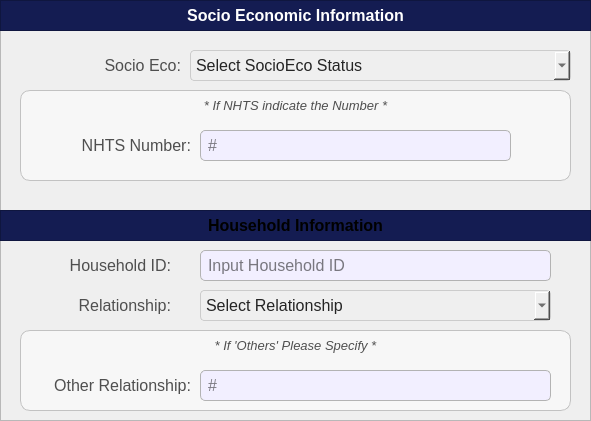
  <widget class="QFrame" name="basePopUpBodyFrame_2">
   <property name="geometry">
    <rect>
     <x>20</x>
     <y>60</y>
     <width>591</width>
     <height>421</height>
    </rect>
   </property>
   <property name="styleSheet">
    <string notr="true">#basePopUpBodyFrame_2 {
	background-color: rgb(247, 247, 247);
	border: 1px solid rgb(194, 194, 194);
	border-radius: 10px;
}</string>
   </property>
   <property name="frameShape">
    <enum>QFrame::Shape::StyledPanel</enum>
   </property>
   <property name="frameShadow">
    <enum>QFrame::Shadow::Raised</enum>
   </property>
   <widget class="QFrame" name="basePopUpTitleFrame_2">
    <property name="geometry">
     <rect>
      <x>0</x>
      <y>0</y>
      <width>591</width>
      <height>31</height>
     </rect>
    </property>
    <property name="styleSheet">
     <string notr="true">#basePopUpTitleFrame_2 {
	background-color: #141c52;
}</string>
    </property>
    <property name="frameShape">
     <enum>QFrame::Shape::StyledPanel</enum>
    </property>
    <property name="frameShadow">
     <enum>QFrame::Shadow::Raised</enum>
    </property>
    <widget class="QLabel" name="label_title">
     <property name="geometry">
      <rect>
       <x>0</x>
       <y>0</y>
       <width>591</width>
       <height>31</height>
      </rect>
     </property>
     <property name="font">
      <font>
       <family>Arial</family>
       <pointsize>12</pointsize>
       <bold>true</bold>
      </font>
     </property>
     <property name="styleSheet">
      <string notr="true">#label_title{
	background-color:transparent;
	color: rgb(255, 255, 255);
}</string>
     </property>
     <property name="text">
      <string>Socio Economic Information</string>
     </property>
     <property name="alignment">
      <set>Qt::AlignmentFlag::AlignCenter</set>
     </property>
    </widget>
   </widget>
   <widget class="QComboBox" name="register_citizen_comboBox_SocEcoStat">
    <property name="geometry">
     <rect>
      <x>190</x>
      <y>50</y>
      <width>381</width>
      <height>31</height>
     </rect>
    </property>
    <property name="font">
     <font>
      <family>Arial</family>
      <pointsize>12</pointsize>
     </font>
    </property>
    <property name="styleSheet">
     <string notr="true">#register_citizen_comboBox_SocEcoStat{
	background-color: rgb(239, 239, 239); /* Correct property name */
    color: #242424; /* Set text color to black for better contrast */
    border: 1px solid #ccc; /* Optional: Add a light border */
    padding: 5px; /* Optional: Add some padding */
    border-radius: 4px; /* Optional: Rounded corners */
}</string>
    </property>
    <property name="placeholderText">
     <string>Select SocioEco Status</string>
    </property>
    <property name="duplicatesEnabled">
     <bool>false</bool>
    </property>
    <item>
     <property name="text">
      <string>NHTS 4Ps</string>
     </property>
    </item>
    <item>
     <property name="text">
      <string>NHTS Non-4Ps</string>
     </property>
    </item>
    <item>
     <property name="text">
      <string>Non NHTS</string>
     </property>
    </item>
   </widget>
   <widget class="QLabel" name="register_citizen_labelSocEcoStat">
    <property name="geometry">
     <rect>
      <x>30</x>
      <y>50</y>
      <width>151</width>
      <height>31</height>
     </rect>
    </property>
    <property name="font">
     <font>
      <family>Arial</family>
      <pointsize>12</pointsize>
     </font>
    </property>
    <property name="styleSheet">
     <string notr="true">#register_citizen_labelSocEcoStat {
	background-color: transparent;
	color: #4f4f4f;
}
</string>
    </property>
    <property name="text">
     <string>Socio Eco:</string>
    </property>
    <property name="alignment">
     <set>Qt::AlignmentFlag::AlignRight|Qt::AlignmentFlag::AlignTrailing|Qt::AlignmentFlag::AlignVCenter</set>
    </property>
   </widget>
   <widget class="QFrame" name="basePopUpBodyFrame_4">
    <property name="geometry">
     <rect>
      <x>20</x>
      <y>90</y>
      <width>551</width>
      <height>91</height>
     </rect>
    </property>
    <property name="styleSheet">
     <string notr="true">#basePopUpBodyFrame_4 {
	background-color: rgb(247, 247, 247);
	border: 1px solid rgb(194, 194, 194);
	border-radius: 10px;
}</string>
    </property>
    <property name="frameShape">
     <enum>QFrame::Shape::StyledPanel</enum>
    </property>
    <property name="frameShadow">
     <enum>QFrame::Shadow::Raised</enum>
    </property>
    <widget class="QLabel" name="labelNote_3">
     <property name="geometry">
      <rect>
       <x>0</x>
       <y>0</y>
       <width>551</width>
       <height>31</height>
      </rect>
     </property>
     <property name="font">
      <font>
       <family>Arial</family>
       <pointsize>10</pointsize>
       <italic>true</italic>
       <bold>false</bold>
      </font>
     </property>
     <property name="styleSheet">
      <string notr="true">#labelNote_3 {
	background-color: transparent;
	color: #4f4f4f;
}
</string>
     </property>
     <property name="text">
      <string>* If NHTS indicate the Number *</string>
     </property>
     <property name="alignment">
      <set>Qt::AlignmentFlag::AlignCenter</set>
     </property>
    </widget>
    <widget class="QLabel" name="register_citizen_labelNHTSNum">
     <property name="geometry">
      <rect>
       <x>10</x>
       <y>40</y>
       <width>161</width>
       <height>31</height>
      </rect>
     </property>
     <property name="font">
      <font>
       <family>Arial</family>
       <pointsize>12</pointsize>
       <bold>false</bold>
      </font>
     </property>
     <property name="styleSheet">
      <string notr="true">#register_citizen_labelNHTSNum {
	background-color: transparent;
	color: #4f4f4f;
}
</string>
     </property>
     <property name="text">
      <string>NHTS Number:</string>
     </property>
     <property name="alignment">
      <set>Qt::AlignmentFlag::AlignRight|Qt::AlignmentFlag::AlignTrailing|Qt::AlignmentFlag::AlignVCenter</set>
     </property>
    </widget>
    <widget class="QLineEdit" name="register_citizen_NHTSNum">
     <property name="geometry">
      <rect>
       <x>180</x>
       <y>40</y>
       <width>311</width>
       <height>31</height>
      </rect>
     </property>
     <property name="font">
      <font>
       <family>Arial</family>
       <pointsize>12</pointsize>
      </font>
     </property>
     <property name="styleSheet">
      <string notr="true">#register_citizen_NHTSNum{
	border: 1px solid #b3b3b3;  /* Black border */
    border-radius: 5px;        /* Rounded corners */
    padding: 5px;               /* Inner spacing */
    background-color: #f2efff;  /* Gray background */
    color: #000000; 
}

</string>
     </property>
     <property name="text">
      <string/>
     </property>
     <property name="maxLength">
      <number>30</number>
     </property>
     <property name="placeholderText">
      <string>#</string>
     </property>
    </widget>
   </widget>
   <widget class="QFrame" name="basePopUpTitleFrame_4">
    <property name="geometry">
     <rect>
      <x>0</x>
      <y>210</y>
      <width>591</width>
      <height>31</height>
     </rect>
    </property>
    <property name="styleSheet">
     <string notr="true">#basePopUpTitleFrame_4 {
	background-color: #141c52;
}</string>
    </property>
    <property name="frameShape">
     <enum>QFrame::Shape::StyledPanel</enum>
    </property>
    <property name="frameShadow">
     <enum>QFrame::Shadow::Raised</enum>
    </property>
    <widget class="QLabel" name="label_title_2">
     <property name="geometry">
      <rect>
       <x>0</x>
       <y>0</y>
       <width>591</width>
       <height>31</height>
      </rect>
     </property>
     <property name="font">
      <font>
       <family>Arial</family>
       <pointsize>12</pointsize>
       <bold>true</bold>
      </font>
     </property>
     <property name="styleSheet">
      <string notr="true">#label_title{
	background-color:transparent;
	color: rgb(255, 255, 255);
}</string>
     </property>
     <property name="text">
      <string>Household Information</string>
     </property>
     <property name="alignment">
      <set>Qt::AlignmentFlag::AlignCenter</set>
     </property>
    </widget>
   </widget>
   <widget class="QLabel" name="register_citizen_labelHouseholdID">
    <property name="geometry">
     <rect>
      <x>40</x>
      <y>250</y>
      <width>131</width>
      <height>31</height>
     </rect>
    </property>
    <property name="font">
     <font>
      <family>Arial</family>
      <pointsize>12</pointsize>
     </font>
    </property>
    <property name="styleSheet">
     <string notr="true">#register_citizen_labelHouseholdID {
	background-color: transparent;
	color: #4f4f4f;
}
</string>
    </property>
    <property name="text">
     <string>Household ID:</string>
    </property>
    <property name="alignment">
     <set>Qt::AlignmentFlag::AlignRight|Qt::AlignmentFlag::AlignTrailing|Qt::AlignmentFlag::AlignVCenter</set>
    </property>
   </widget>
   <widget class="QLineEdit" name="register_citizen_HouseholdID">
    <property name="geometry">
     <rect>
      <x>200</x>
      <y>250</y>
      <width>351</width>
      <height>31</height>
     </rect>
    </property>
    <property name="font">
     <font>
      <family>Arial</family>
      <pointsize>12</pointsize>
     </font>
    </property>
    <property name="styleSheet">
     <string notr="true">#register_citizen_HouseholdID{
	border: 1px solid #b3b3b3;  /* Black border */
    border-radius: 5px;        /* Rounded corners */
    padding: 5px;               /* Inner spacing */
    background-color: #f2efff;  /* Gray background */
    color: #000000; 
}

</string>
    </property>
    <property name="text">
     <string/>
    </property>
    <property name="maxLength">
     <number>30</number>
    </property>
    <property name="placeholderText">
     <string>Input Household ID</string>
    </property>
   </widget>
   <widget class="QComboBox" name="register_citizen_comboBox_Relationship">
    <property name="geometry">
     <rect>
      <x>200</x>
      <y>290</y>
      <width>351</width>
      <height>31</height>
     </rect>
    </property>
    <property name="font">
     <font>
      <family>Arial</family>
      <pointsize>12</pointsize>
     </font>
    </property>
    <property name="styleSheet">
     <string notr="true">#register_citizen_comboBox_Relationship{
	background-color: rgb(239, 239, 239); /* Correct property name */
    color: #242424; /* Set text color to black for better contrast */
    border: 1px solid #ccc; /* Optional: Add a light border */
    padding: 5px; /* Optional: Add some padding */
    border-radius: 4px; /* Optional: Rounded corners */
}</string>
    </property>
    <property name="placeholderText">
     <string>Select Relationship</string>
    </property>
    <property name="duplicatesEnabled">
     <bool>false</bool>
    </property>
    <item>
     <property name="text">
      <string>Head</string>
     </property>
    </item>
    <item>
     <property name="text">
      <string>Spouse</string>
     </property>
    </item>
    <item>
     <property name="text">
      <string>Son</string>
     </property>
    </item>
    <item>
     <property name="text">
      <string>Daugther</string>
     </property>
    </item>
    <item>
     <property name="text">
      <string>Others</string>
     </property>
    </item>
   </widget>
   <widget class="QLabel" name="register_citizen_labelHouseholdRelationship">
    <property name="geometry">
     <rect>
      <x>40</x>
      <y>290</y>
      <width>131</width>
      <height>31</height>
     </rect>
    </property>
    <property name="font">
     <font>
      <family>Arial</family>
      <pointsize>12</pointsize>
     </font>
    </property>
    <property name="styleSheet">
     <string notr="true">#register_citizen_labelHouseholdRelationship {
	background-color: transparent;
	color: #4f4f4f;
}
</string>
    </property>
    <property name="text">
     <string>Relationship:</string>
    </property>
    <property name="alignment">
     <set>Qt::AlignmentFlag::AlignRight|Qt::AlignmentFlag::AlignTrailing|Qt::AlignmentFlag::AlignVCenter</set>
    </property>
   </widget>
   <widget class="QFrame" name="basePopUpBodyFrame_5">
    <property name="geometry">
     <rect>
      <x>20</x>
      <y>330</y>
      <width>551</width>
      <height>81</height>
     </rect>
    </property>
    <property name="styleSheet">
     <string notr="true">#basePopUpBodyFrame_5 {
	background-color: rgb(247, 247, 247);
	border: 1px solid rgb(194, 194, 194);
	border-radius: 10px;
}</string>
    </property>
    <property name="frameShape">
     <enum>QFrame::Shape::StyledPanel</enum>
    </property>
    <property name="frameShadow">
     <enum>QFrame::Shadow::Raised</enum>
    </property>
    <widget class="QLabel" name="labelNote_4">
     <property name="geometry">
      <rect>
       <x>0</x>
       <y>0</y>
       <width>551</width>
       <height>31</height>
      </rect>
     </property>
     <property name="font">
      <font>
       <family>Arial</family>
       <pointsize>10</pointsize>
       <italic>true</italic>
       <bold>false</bold>
      </font>
     </property>
     <property name="styleSheet">
      <string notr="true">#labelNote_4 {
	background-color: transparent;
	color: #4f4f4f;
}
</string>
     </property>
     <property name="text">
      <string>* If 'Others' Please Specify *</string>
     </property>
     <property name="alignment">
      <set>Qt::AlignmentFlag::AlignCenter</set>
     </property>
    </widget>
    <widget class="QLabel" name="register_citizen_labelHouseholdRelationshipOther">
     <property name="geometry">
      <rect>
       <x>10</x>
       <y>40</y>
       <width>161</width>
       <height>31</height>
      </rect>
     </property>
     <property name="font">
      <font>
       <family>Arial</family>
       <pointsize>12</pointsize>
       <bold>false</bold>
      </font>
     </property>
     <property name="styleSheet">
      <string notr="true">#register_citizen_labelHouseholdRelationshipOther {
	background-color: transparent;
	color: #4f4f4f;
}
</string>
     </property>
     <property name="text">
      <string>Other Relationship:</string>
     </property>
     <property name="alignment">
      <set>Qt::AlignmentFlag::AlignRight|Qt::AlignmentFlag::AlignTrailing|Qt::AlignmentFlag::AlignVCenter</set>
     </property>
    </widget>
    <widget class="QLineEdit" name="register_citizen_HouseholdRelationshipOther">
     <property name="geometry">
      <rect>
       <x>180</x>
       <y>40</y>
       <width>351</width>
       <height>31</height>
      </rect>
     </property>
     <property name="font">
      <font>
       <family>Arial</family>
       <pointsize>12</pointsize>
      </font>
     </property>
     <property name="styleSheet">
      <string notr="true">#register_citizen_HouseholdRelationshipOther{
	border: 1px solid #b3b3b3;  /* Black border */
    border-radius: 5px;        /* Rounded corners */
    padding: 5px;               /* Inner spacing */
    background-color: #f2efff;  /* Gray background */
    color: #000000; 
}

</string>
     </property>
     <property name="text">
      <string/>
     </property>
     <property name="maxLength">
      <number>30</number>
     </property>
     <property name="placeholderText">
      <string>#</string>
     </property>
    </widget>
   </widget>
  </widget>
